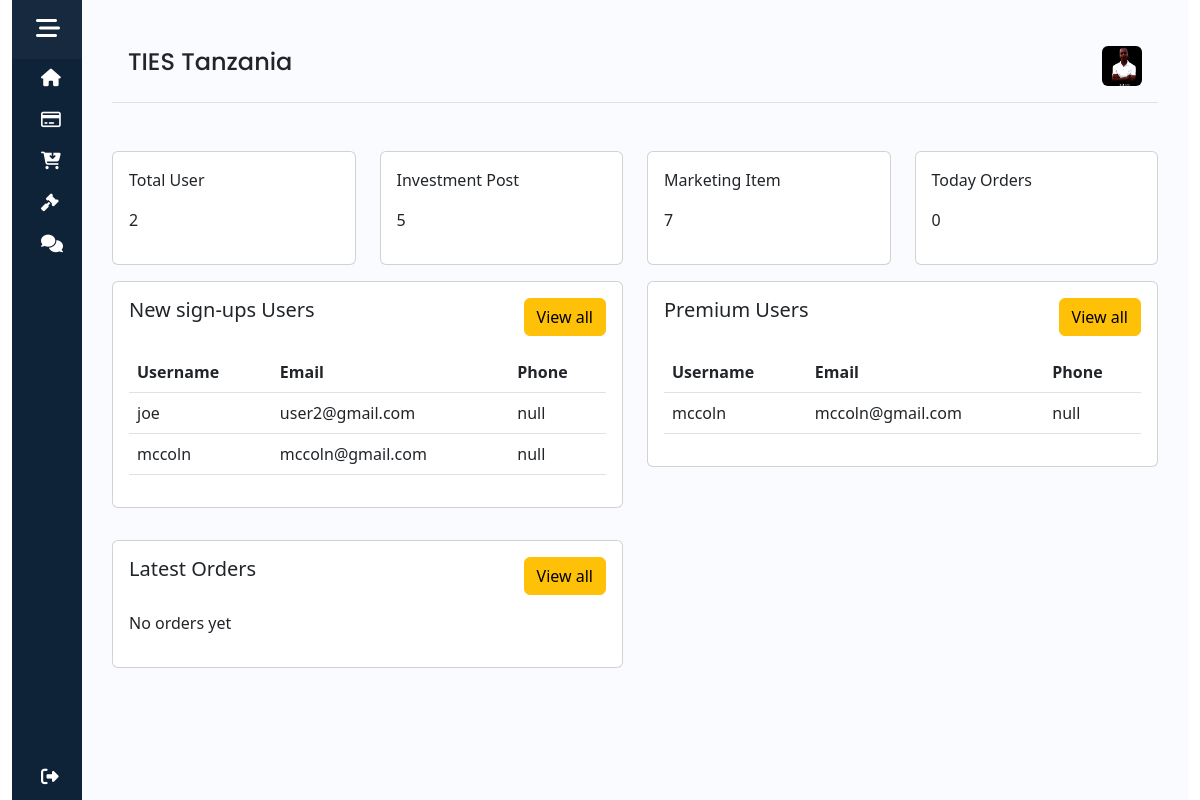
/home/, run on the app's committed database.
### app/models.py (models this page shows)
class CustomUser(AbstractUser):
    phone = models.CharField(max_length=15, null=True,blank=True, default="null")
    role = models.CharField(max_length=50, null=True,blank=True, default="user")
    image = models.ImageField(upload_to='media/', blank=True, null=True)
    is_premium = models.BooleanField(default=False)

### app/views.py (the view)
# urls.py: path('home/', views.home, name='home'),
def home(request):
    today = timezone.now()
    start_of_week = today - timedelta(days=today.weekday())
    end_of_week = start_of_week + timedelta(days=6)
    orders_this_week = Order.objects.filter(start_date__range=[start_of_week, end_of_week])
    orders_count_per_day = {day: 0 for day in range(7)}
    for order in orders_this_week:
        day_of_week = order.start_date.weekday()
        orders_count_per_day[day_of_week] += 1
    investment_count = Investments.objects.count()
    system_user_count = CustomUser.objects.count()
    system_users = CustomUser.objects.all().order_by('-id')[:3]
    latest_orders = Order.objects.all().order_by('-id')[:3]
    item_count = Item.objects.count()
    today_orders_count = Order.objects.filter(Q(ordered_date__date=today)).count()
    premium_users = CustomUser.objects.filter(is_premium=True).order_by('-id')[:3]
    context = {
        'investment_count': investment_count,
        'system_user_count': system_user_count,
        'system_users': system_users,
        'premium_users': premium_users,
        'item_count': item_count,
        'today_orders_count': today_orders_count,
        'latest_orders': latest_orders,
        'orders_count_per_day': [orders_count_per_day[day] for day in range(7)],
    }
    return render(request, 'app/home.html', context)

### app/templates/app/home.html
{% extends 'app/base.html' %}
{% load static %}
{% block content %}
<div class="row mt-5">
  <div class="col-md-3">
      <div class="card">
          <div class="card-body">
            <P>Total User</P>
            <P>{{system_user_count}}</P>
          </div>
      </div>
  </div>
  <div class="col-md-3">
    <div class="card">
        <div class="card-body">
          <P>Investment Post</P>
          <P>{{investment_count}}</P>
        </div>
    </div>
  </div>
  <div class="col-md-3">
    <div class="card">
        <div class="card-body">
          <P>Marketing Item</P>
          <P>{{item_count}}</P>
        </div>
    </div>
  </div>
  <div class="col-md-3">
    <div class="card">
        <div class="card-body">
          <P>Today Orders</P>
          <P>{{today_orders_count}}</P>
        </div>
    </div>
  </div>
    <div class="col-md-6 mt-3">
      <div class="card mb-3">
          <div class="card-body">
            <div style="display: flex; justify-content: space-between;">
              <h5>New sign-ups Users</h5>
              <p>
                  <a href=""><button class="btn btn-warning">View all</button></a>
              </p>
            </div>
            <table class="table table-hover table-responsive-sm">
              <thead>
                <tr>
                  <th scope="col">Username</th>
                  <th scope="col">Email</th>
                  <th scope="col">Phone</th>
                </tr>
              </thead>
              <tbody>
                {% for i in system_users %}
                <tr>
                  <td>{{i.username}}</td>
                  <td>{{i.email}}</td>
                  <td>{{i.phone}}</td>
                </tr>
                {% endfor %}
              </tbody>
            </table>
        </div>
      </div>
    </div>
    <div class="col-md-6 mt-3">
      <div class="card mb-3">
          <div class="card-body">
            <div style="display: flex; justify-content: space-between;">
              <h5>Premium Users</h5>
              <p>
                  <a href=""><button class="btn btn-warning">View all</button></a>
              </p>
            </div>
            {% if premium_users%}
            <table class="table table-hover table-responsive-sm">
              <thead>
                <tr>
                  <th scope="col">Username</th>
                  <th scope="col">Email</th>
                  <th scope="col">Phone</th>
                </tr>
              </thead>
              <tbody>
                  {% for i in premium_users %}
                  <tr>
                    <td>{{i.username}}</td>
                    <td>{{i.email}}</td>
                    <td>{{i.phone}}</td>
                  </tr>
                  {% endfor %}
              </tbody>
            </table>
            {% else %}
                  <p>No current Premium User</p>
            {% endif %}
        </div>
      </div>
    </div>
    <div class="col-md-6 mt-3">
      <div class="card mb-3">
          <div class="card-body">
            <div style="display: flex; justify-content: space-between;">
              <h5>Latest Orders</h5>
              <p>
                  <a href=""><button class="btn btn-warning">View all</button></a>
              </p>
            </div>
            {% if latest_orders %}
            <table class="table table-hover table-responsive-sm">
              <thead>
                <tr>
                  <th scope="col">Username</th>
                  <th scope="col">item</th>
                  <th scope="col">Ordered-Time</th>
                  <th scope="col">status</th>
                </tr>
              </thead>
              <tbody>
                {% for i in latest_orders %}
                <tr>
                  <td>{{i.user.username}}</td>
                  <td>{{i.items.title}}</td>
                  <td>{{i.ordered}}</td>
                  <td>{{i.start_date}}</td>
                </tr>
                {% endfor %}
              </tbody>
            </table>
            {% else %}
              <p>No orders yet</p>
            {% endif %}
        </div>
      </div>
    </div>
</div>
{% endblock %}

### app/static/app/css/style.css (style rules this page uses)
a { text-decoration: none; }
body { margin: 0; font-family: 'Poppins',sans-serif; }

### data on the page
CustomUser: username "joe", email "user2@gmail.com", phone "null"
CustomUser: username "mccoln", email "mccoln@gmail.com", phone "null"

### other printed values
{{ system_user_count }} "2"
{{ investment_count }} "5"
{{ item_count }} "7"
{{ today_orders_count }} "0"
